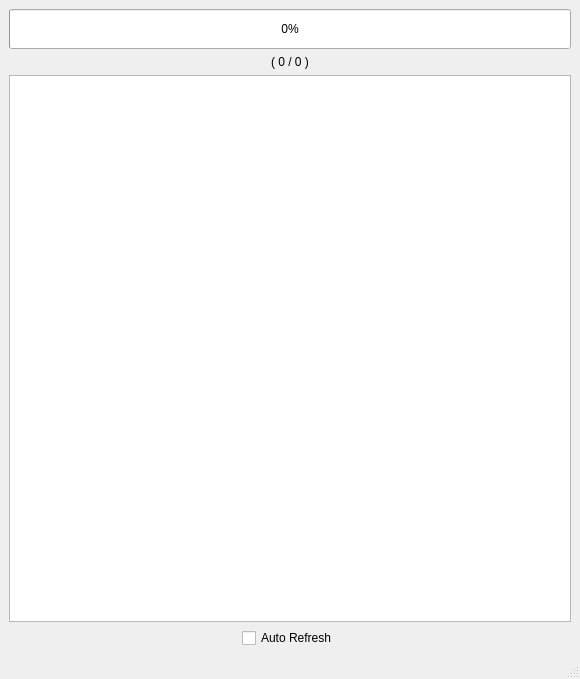
<?xml version="1.0" encoding="UTF-8"?>
<ui version="4.0">
 <class>VehicleDataManagerWindow</class>
 <widget class="QMainWindow" name="VehicleDataManagerWindow">
  <property name="geometry">
   <rect>
    <x>0</x>
    <y>0</y>
    <width>580</width>
    <height>679</height>
   </rect>
  </property>
  <property name="windowTitle">
   <string>MainWindow</string>
  </property>
  <widget class="QWidget" name="centralwidget">
   <property name="maximumSize">
    <size>
     <width>2048</width>
     <height>1024</height>
    </size>
   </property>
   <property name="autoFillBackground">
    <bool>true</bool>
   </property>
   <layout class="QHBoxLayout" name="horizontalLayout_2">
    <item>
     <layout class="QVBoxLayout" name="verticalLayout">
      <item>
       <widget class="QProgressBar" name="transferFileProgressBar">
        <property name="sizePolicy">
         <sizepolicy hsizetype="Expanding" vsizetype="Preferred">
          <horstretch>0</horstretch>
          <verstretch>0</verstretch>
         </sizepolicy>
        </property>
        <property name="minimumSize">
         <size>
          <width>0</width>
          <height>40</height>
         </size>
        </property>
        <property name="baseSize">
         <size>
          <width>0</width>
          <height>40</height>
         </size>
        </property>
        <property name="value">
         <number>0</number>
        </property>
       </widget>
      </item>
      <item>
       <widget class="QLabel" name="fileIndexLabel">
        <property name="text">
         <string>( 0 / 0 )</string>
        </property>
        <property name="alignment">
         <set>Qt::AlignCenter</set>
        </property>
       </widget>
      </item>
      <item>
       <widget class="QListWidget" name="fileListWidget"/>
      </item>
      <item alignment="Qt::AlignHCenter">
       <widget class="QCheckBox" name="autoRefreshCheckBox">
        <property name="maximumSize">
         <size>
          <width>130</width>
          <height>16777215</height>
         </size>
        </property>
        <property name="text">
         <string>Auto Refresh</string>
        </property>
       </widget>
      </item>
     </layout>
    </item>
   </layout>
  </widget>
  <widget class="QStatusBar" name="statusbar"/>
 </widget>
 <resources/>
 <connections/>
</ui>
